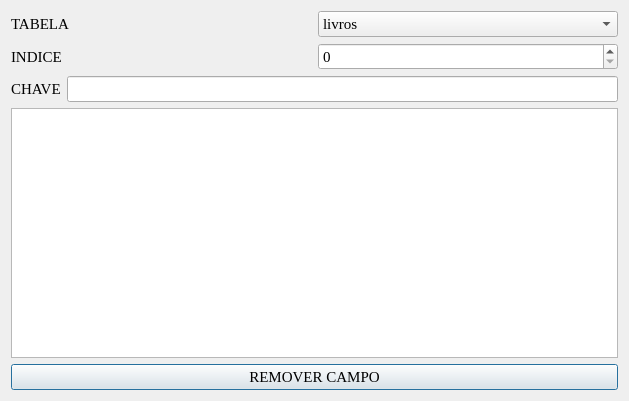
<?xml version="1.0" encoding="UTF-8"?>
<ui version="4.0">
 <class>Deletar_campo</class>
 <widget class="QDialog" name="Deletar_campo">
  <property name="geometry">
   <rect>
    <x>0</x>
    <y>0</y>
    <width>629</width>
    <height>401</height>
   </rect>
  </property>
  <property name="windowTitle">
   <string>DELETAR CAMPO DE TABELA</string>
  </property>
  <layout class="QVBoxLayout" name="verticalLayout_2">
   <item>
    <layout class="QVBoxLayout" name="verticalLayout">
     <item>
      <layout class="QHBoxLayout" name="horizontalLayout">
       <item>
        <widget class="QLabel" name="label_3">
         <property name="font">
          <font>
           <family>Times New Roman</family>
           <pointsize>11</pointsize>
          </font>
         </property>
         <property name="text">
          <string>TABELA </string>
         </property>
        </widget>
       </item>
       <item>
        <widget class="QComboBox" name="NOME_TABELA">
         <property name="font">
          <font>
           <family>Times New Roman</family>
           <pointsize>11</pointsize>
          </font>
         </property>
         <item>
          <property name="text">
           <string>livros</string>
          </property>
         </item>
         <item>
          <property name="text">
           <string>livros_em_baixa</string>
          </property>
         </item>
         <item>
          <property name="text">
           <string>cadastro_pessoas</string>
          </property>
         </item>
         <item>
          <property name="text">
           <string>emprestimos</string>
          </property>
         </item>
        </widget>
       </item>
      </layout>
     </item>
     <item>
      <layout class="QHBoxLayout" name="horizontalLayout_2">
       <item>
        <widget class="QLabel" name="label_2">
         <property name="font">
          <font>
           <family>Times New Roman</family>
           <pointsize>11</pointsize>
          </font>
         </property>
         <property name="text">
          <string>INDICE</string>
         </property>
        </widget>
       </item>
       <item>
        <widget class="QSpinBox" name="INDICE">
         <property name="font">
          <font>
           <family>Times New Roman</family>
           <pointsize>11</pointsize>
          </font>
         </property>
        </widget>
       </item>
      </layout>
     </item>
     <item>
      <layout class="QHBoxLayout" name="horizontalLayout_3">
       <item>
        <widget class="QLabel" name="label">
         <property name="font">
          <font>
           <family>Times New Roman</family>
           <pointsize>11</pointsize>
          </font>
         </property>
         <property name="text">
          <string>CHAVE</string>
         </property>
        </widget>
       </item>
       <item>
        <widget class="QLineEdit" name="CHAVE">
         <property name="font">
          <font>
           <family>Times New Roman</family>
           <pointsize>11</pointsize>
          </font>
         </property>
         <property name="echoMode">
          <enum>QLineEdit::Password</enum>
         </property>
        </widget>
       </item>
      </layout>
     </item>
    </layout>
   </item>
   <item>
    <widget class="QTableView" name="tableView"/>
   </item>
   <item>
    <widget class="QPushButton" name="pushButton">
     <property name="font">
      <font>
       <family>Times New Roman</family>
       <pointsize>11</pointsize>
      </font>
     </property>
     <property name="text">
      <string>REMOVER CAMPO</string>
     </property>
    </widget>
   </item>
  </layout>
 </widget>
 <resources/>
 <connections/>
</ui>
